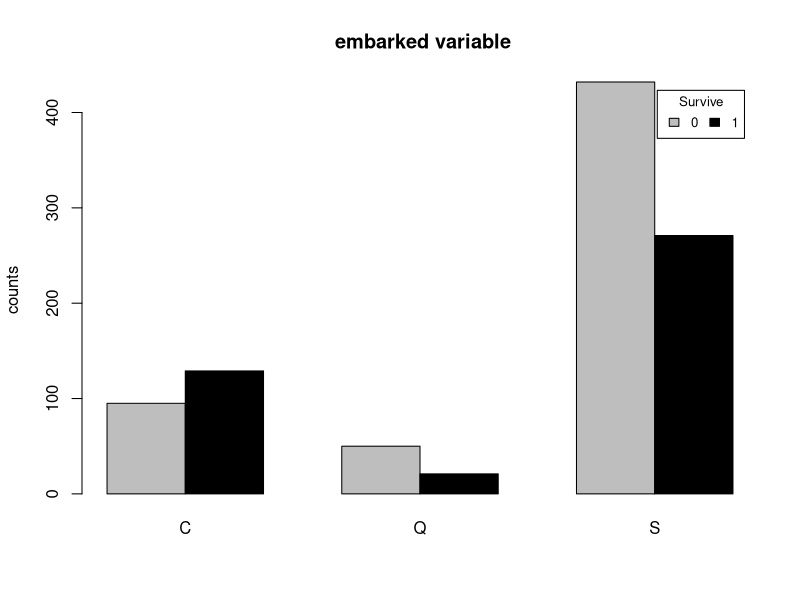
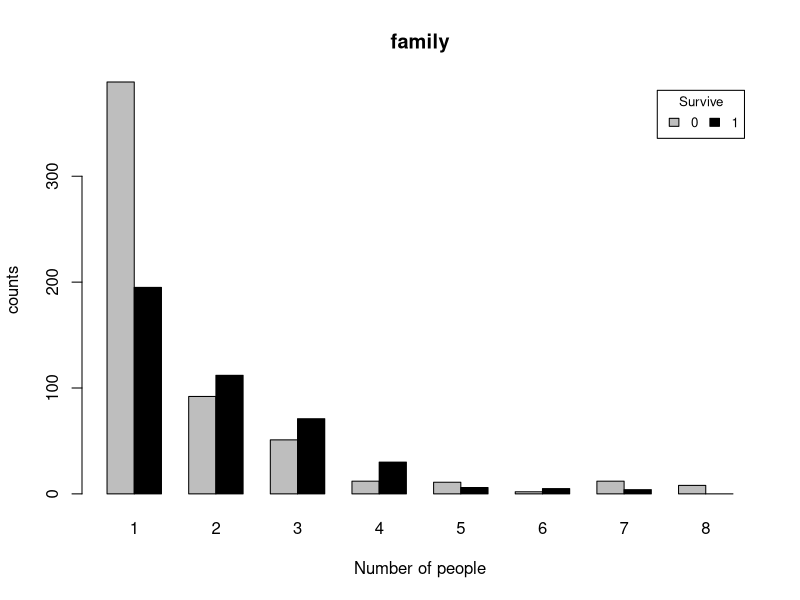

R code for these plots, in order:
library(magrittr)

# Read the titanicTrain data and store it in titanic

train <- read.csv("titanicTrain.csv")
train <- train[c(1:1000),]

# Train data 上面的NA
str(train)
sapply(train, function(x) {sum(is.na(x))})


## embarked ##
train$embarked <- train$embarked %>% as.factor
summary(train$embarked[train$survived==0])
summary(train$embarked[train$survived==1])
embark <- cbind(summary(train$embarked[train$survived==0]),summary(train$embarked[train$survived==1]))
embark <- embark[-1,] %>% t
rownames(embark) <- c("0","1")

barplot(embark,col=c("gray","black"),main=" embarked variable",beside=TRUE,ylab="counts")
legend("topright", inset=.02,title="Survive",
       c("0","1"), fill=c("gray","black"), horiz=TRUE, cex=0.8)

## family = sibsp + parch + 1  ##

family <- train$parch + train$sibsp + 1
train <- cbind(train,family)

ps0 <- train$family[train$survived==0] %>% as.factor %>% summary
ps1 <- train$family[train$survived==1] %>% as.factor %>% summary %>% c(.,0)
family <- rbind(ps0,ps1)
rm(ps0)
rm(ps1)

barplot(family,col=c("gray","black"),main="family",beside=TRUE,ylab="counts",xlab="Number of people")
legend("topright", inset=.02,title="Survive",
       c("0","1"), fill=c("gray","black"), horiz=TRUE, cex=0.8)

